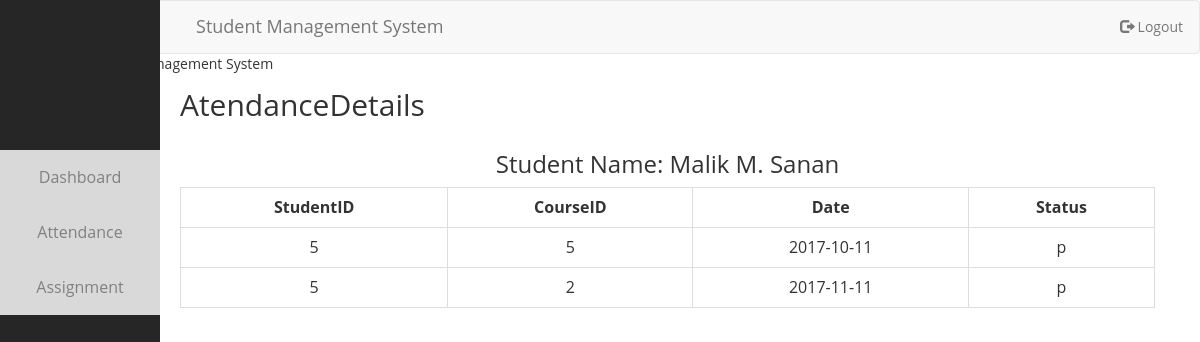
The app's page /sAtte1.php (signed in) with its own data.
### tables this page shows
CREATE TABLE `attendance` (
  `aid` int(11) NOT NULL,
  `sid` int(11) DEFAULT NULL,
  `cid` int(11) DEFAULT NULL,
  `date` date DEFAULT NULL,
  `status` varchar(1) DEFAULT NULL
);

### sAtte1.php (the view, shortened to what this page needs)
<?php
include("dbconfig.php");
include("header.php");
$new = $_SESSION['sid'];
$name = $_SESSION['name'];
?>
<!DOCTYPE html>
<html>
<head>
</head>
<body style="background-color: white;">
	<nav class="navbar navbar-default" style="margin-bottom: 0px;width: 100%" id="top">
	  <div class="container-fluid">
	  	<div class="navbar-header" style="margin-left: 180px;">
	      <a class="navbar-brand" href="#">Student Management System</a>
	    </div>
	    <ul class="nav navbar-nav navbar-right list-unstyled">
	    	<li>
	    		<a href="logout.php" class="btn btn-md"><span class="glyphicon glyphicon-log-out"></span> Logout</a>
	    	</li>
	    </ul>
	  </div>
	</nav>
	<marquee style="margin-bottom:-6px;" bgcolor="#f8f8f8" scrollamount="9" height="30"> Welcome to Student Management System</marquee>
<div class="sidenav">
	<div class="dropdown">
	  <button class="dropbtn">Dashboard</button>
	</div>
	<div class="dropdown">
	  <button class="dropbtn">Attendance</button>
	</div>
	<div class="dropdown">
	  <button class="dropbtn">Assignment</button>
	</div>
</div>
	<div id="main" style="margin-left: 180px;">
		<h2>AtendanceDetails</h2>
		<div class="table-responsive text-center" style="padding-right: 45px;">
			<h3 class="text-center">Student Name: <?php echo $name; ?></h3>
			<table class="table table-hover table-bordered text-center">
			    <th class="text-center">StudentID</th>
			    <th class="text-center">CourseID</th>
			    <th class="text-center">Date</th>
			    <th class="text-center">Status</th>
			    <?php
				$sql_query="SELECT * FROM attendance where sid='$new'";
				$result_set=mysqli_query($con, $sql_query);
				if(mysqli_num_rows($result_set)>0)
				{
			        while($row=mysqli_fetch_row($result_set))
					{
					?>
			            <tr>
			            <td><?php echo $row[1]; ?></td>
			            <td><?php echo $row[2]; ?></td>
			            <td><?php echo $row[3]; ?></td>
			            <td><?php echo $row[4]; ?></td>
			            </tr>
			        <?php
					}
				}
				else
				{
					?>
			        <tr>
			        <td colspan="5">No Data Found !</td>
			        </tr>
			        <?php
				}
				?>
		    </table>
		</div>
	</div>
</body>
</html>

### style.css (style rules this page uses)
body { margin: 0px; font-family: "Open Sans", Helvetica, Arial, sans-serif; background-repeat: no-repeat; background-size: 100% 1080px; -webkit-background-size: cover; -moz-background-size: cover; background-size: cover; -o-background-size: cover; }
.dropbtn { width: 160px; background-color: #d9d9d9; color: gray; padding: 16px; font-size: 16px; border: none; cursor: pointer; }
.dropdown { position: relative; display: inline-block; }
.sidenav { height: 100%; width: 160px; position: fixed; z-index: 1; top: 0; left: 0; bottom: 0; background-color: #262626; overflow-x: hidden; padding-top: 150px; }

### records on screen
attendance: sid "5", cid "5", date "2017-10-11", status "p"
attendance: sid "5", cid "2", date "2017-11-11", status "p"

### other values on screen
$name "Malik M. Sanan"
